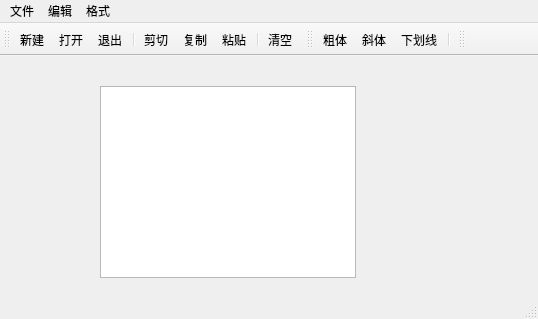
<?xml version="1.0" encoding="UTF-8"?>
<ui version="4.0">
 <class>ComplexUIWindClass</class>
 <widget class="QMainWindow" name="ComplexUIWindClass">
  <property name="geometry">
   <rect>
    <x>0</x>
    <y>0</y>
    <width>538</width>
    <height>319</height>
   </rect>
  </property>
  <property name="windowTitle">
   <string>ComplexUIWind</string>
  </property>
  <property name="windowIcon">
   <iconset resource="ComplexUIWind.qrc">
    <normaloff>:/ComplexUIWind/Resources/MSN.ICO</normaloff>:/ComplexUIWind/Resources/MSN.ICO</iconset>
  </property>
  <widget class="QWidget" name="centralWidget">
   <widget class="QTextEdit" name="txtEdit">
    <property name="geometry">
     <rect>
      <x>100</x>
      <y>30</y>
      <width>256</width>
      <height>192</height>
     </rect>
    </property>
   </widget>
  </widget>
  <widget class="QMenuBar" name="menuBar">
   <property name="geometry">
    <rect>
     <x>0</x>
     <y>0</y>
     <width>538</width>
     <height>23</height>
    </rect>
   </property>
   <widget class="QMenu" name="menu">
    <property name="title">
     <string>文件</string>
    </property>
    <addaction name="actionNew"/>
    <addaction name="actionOpen"/>
    <addaction name="separator"/>
    <addaction name="actionClose"/>
   </widget>
   <widget class="QMenu" name="menu_2">
    <property name="title">
     <string>编辑</string>
    </property>
    <addaction name="actionCut"/>
    <addaction name="actionCopy"/>
    <addaction name="actionPaste"/>
    <addaction name="separator"/>
    <addaction name="actionClear"/>
   </widget>
   <widget class="QMenu" name="menu_3">
    <property name="title">
     <string>格式</string>
    </property>
    <addaction name="actionBold"/>
    <addaction name="actionItalic"/>
    <addaction name="actionUnder"/>
    <addaction name="separator"/>
    <addaction name="actionShowTool"/>
   </widget>
   <addaction name="menu"/>
   <addaction name="menu_2"/>
   <addaction name="menu_3"/>
  </widget>
  <widget class="QToolBar" name="mainToolBar">
   <attribute name="toolBarArea">
    <enum>TopToolBarArea</enum>
   </attribute>
   <attribute name="toolBarBreak">
    <bool>false</bool>
   </attribute>
   <addaction name="actionNew"/>
   <addaction name="actionOpen"/>
   <addaction name="actionClose"/>
   <addaction name="separator"/>
   <addaction name="actionCut"/>
   <addaction name="actionCopy"/>
   <addaction name="actionPaste"/>
   <addaction name="separator"/>
   <addaction name="actionClear"/>
  </widget>
  <widget class="QStatusBar" name="statusBar"/>
  <widget class="QToolBar" name="toolBar">
   <property name="windowTitle">
    <string>toolBar</string>
   </property>
   <attribute name="toolBarArea">
    <enum>TopToolBarArea</enum>
   </attribute>
   <attribute name="toolBarBreak">
    <bool>false</bool>
   </attribute>
   <addaction name="actionBold"/>
   <addaction name="actionItalic"/>
   <addaction name="actionUnder"/>
   <addaction name="separator"/>
  </widget>
  <widget class="QToolBar" name="tbCreate">
   <property name="windowTitle">
    <string>toolBar_2</string>
   </property>
   <attribute name="toolBarArea">
    <enum>TopToolBarArea</enum>
   </attribute>
   <attribute name="toolBarBreak">
    <bool>false</bool>
   </attribute>
  </widget>
  <action name="actionNew">
   <property name="icon">
    <iconset resource="ComplexUIWind.qrc">
     <normaloff>:/ComplexUIWind/Resources/FOLDER.ICO</normaloff>:/ComplexUIWind/Resources/FOLDER.ICO</iconset>
   </property>
   <property name="text">
    <string>新建...</string>
   </property>
   <property name="toolTip">
    <string>新建文件</string>
   </property>
   <property name="shortcut">
    <string>Ctrl+N</string>
   </property>
  </action>
  <action name="actionOpen">
   <property name="icon">
    <iconset resource="ComplexUIWind.qrc">
     <normaloff>:/ComplexUIWind/Resources/MYSL.ICO</normaloff>:/ComplexUIWind/Resources/MYSL.ICO</iconset>
   </property>
   <property name="text">
    <string>打开...</string>
   </property>
   <property name="toolTip">
    <string>打开文件</string>
   </property>
   <property name="shortcut">
    <string>Ctrl+O</string>
   </property>
  </action>
  <action name="actionClose">
   <property name="icon">
    <iconset resource="ComplexUIWind.qrc">
     <normaloff>:/ComplexUIWind/Resources/OOFL.ICO</normaloff>:/ComplexUIWind/Resources/OOFL.ICO</iconset>
   </property>
   <property name="text">
    <string>退出</string>
   </property>
   <property name="toolTip">
    <string>退出程序</string>
   </property>
   <property name="shortcut">
    <string>Ctrl+Q</string>
   </property>
  </action>
  <action name="actionCut">
   <property name="icon">
    <iconset resource="ComplexUIWind.qrc">
     <normaloff>:/ComplexUIWind/Resources/CNFNOT.ICO</normaloff>:/ComplexUIWind/Resources/CNFNOT.ICO</iconset>
   </property>
   <property name="text">
    <string>剪切</string>
   </property>
   <property name="toolTip">
    <string>剪切文本</string>
   </property>
   <property name="shortcut">
    <string>Ctrl+X</string>
   </property>
  </action>
  <action name="actionCopy">
   <property name="icon">
    <iconset resource="ComplexUIWind.qrc">
     <normaloff>:/ComplexUIWind/Resources/DISTLSTL.ICO</normaloff>:/ComplexUIWind/Resources/DISTLSTL.ICO</iconset>
   </property>
   <property name="text">
    <string>复制</string>
   </property>
   <property name="toolTip">
    <string>复制文本</string>
   </property>
   <property name="shortcut">
    <string>Ctrl+C</string>
   </property>
  </action>
  <action name="actionPaste">
   <property name="icon">
    <iconset resource="ComplexUIWind.qrc">
     <normaloff>:/ComplexUIWind/Resources/EXITEML.ICO</normaloff>:/ComplexUIWind/Resources/EXITEML.ICO</iconset>
   </property>
   <property name="text">
    <string>粘贴</string>
   </property>
   <property name="toolTip">
    <string>粘贴文本</string>
   </property>
   <property name="shortcut">
    <string>Ctrl+V</string>
   </property>
  </action>
  <action name="actionClear">
   <property name="icon">
    <iconset resource="ComplexUIWind.qrc">
     <normaloff>:/ComplexUIWind/Resources/POSTITL.ICO</normaloff>:/ComplexUIWind/Resources/POSTITL.ICO</iconset>
   </property>
   <property name="text">
    <string>清空</string>
   </property>
   <property name="toolTip">
    <string>清空文本</string>
   </property>
   <property name="shortcut">
    <string>Ctrl+L</string>
   </property>
  </action>
  <action name="actionBold">
   <property name="checkable">
    <bool>true</bool>
   </property>
   <property name="icon">
    <iconset resource="ComplexUIWind.qrc">
     <normaloff>:/ComplexUIWind/Resources/APPTL.ICO</normaloff>:/ComplexUIWind/Resources/APPTL.ICO</iconset>
   </property>
   <property name="text">
    <string>粗体</string>
   </property>
   <property name="toolTip">
    <string>粗体</string>
   </property>
  </action>
  <action name="actionItalic">
   <property name="checkable">
    <bool>true</bool>
   </property>
   <property name="icon">
    <iconset resource="ComplexUIWind.qrc">
     <normaloff>:/ComplexUIWind/Resources/CONTACTL.ICO</normaloff>:/ComplexUIWind/Resources/CONTACTL.ICO</iconset>
   </property>
   <property name="text">
    <string>斜体</string>
   </property>
   <property name="toolTip">
    <string>斜体</string>
   </property>
  </action>
  <action name="actionUnder">
   <property name="checkable">
    <bool>true</bool>
   </property>
   <property name="icon">
    <iconset resource="ComplexUIWind.qrc">
     <normaloff>:/ComplexUIWind/Resources/EXITEML.ICO</normaloff>:/ComplexUIWind/Resources/EXITEML.ICO</iconset>
   </property>
   <property name="text">
    <string>下划线</string>
   </property>
   <property name="toolTip">
    <string>下划线</string>
   </property>
  </action>
  <action name="actionShowTool">
   <property name="icon">
    <iconset resource="ComplexUIWind.qrc">
     <normaloff>:/ComplexUIWind/Resources/MSN.ICO</normaloff>:/ComplexUIWind/Resources/MSN.ICO</iconset>
   </property>
   <property name="text">
    <string>显示工具栏文字标签</string>
   </property>
  </action>
 </widget>
 <layoutdefault spacing="6" margin="11"/>
 <resources>
  <include location="ComplexUIWind.qrc"/>
 </resources>
 <connections>
  <connection>
   <sender>actionCut</sender>
   <signal>triggered()</signal>
   <receiver>txtEdit</receiver>
   <slot>cut()</slot>
   <hints>
    <hint type="sourcelabel">
     <x>-1</x>
     <y>-1</y>
    </hint>
    <hint type="destinationlabel">
     <x>227</x>
     <y>176</y>
    </hint>
   </hints>
  </connection>
  <connection>
   <sender>actionCopy</sender>
   <signal>triggered()</signal>
   <receiver>txtEdit</receiver>
   <slot>copy()</slot>
   <hints>
    <hint type="sourcelabel">
     <x>-1</x>
     <y>-1</y>
    </hint>
    <hint type="destinationlabel">
     <x>227</x>
     <y>176</y>
    </hint>
   </hints>
  </connection>
  <connection>
   <sender>actionPaste</sender>
   <signal>triggered()</signal>
   <receiver>txtEdit</receiver>
   <slot>paste()</slot>
   <hints>
    <hint type="sourcelabel">
     <x>-1</x>
     <y>-1</y>
    </hint>
    <hint type="destinationlabel">
     <x>227</x>
     <y>176</y>
    </hint>
   </hints>
  </connection>
  <connection>
   <sender>actionClose</sender>
   <signal>triggered()</signal>
   <receiver>ComplexUIWindClass</receiver>
   <slot>close()</slot>
   <hints>
    <hint type="sourcelabel">
     <x>-1</x>
     <y>-1</y>
    </hint>
    <hint type="destinationlabel">
     <x>272</x>
     <y>163</y>
    </hint>
   </hints>
  </connection>
  <connection>
   <sender>actionClear</sender>
   <signal>triggered()</signal>
   <receiver>txtEdit</receiver>
   <slot>clear()</slot>
   <hints>
    <hint type="sourcelabel">
     <x>-1</x>
     <y>-1</y>
    </hint>
    <hint type="destinationlabel">
     <x>227</x>
     <y>176</y>
    </hint>
   </hints>
  </connection>
  <connection>
   <sender>txtEdit</sender>
   <signal>copyAvailable(bool)</signal>
   <receiver>ComplexUIWindClass</receiver>
   <slot>on_txtEdit_copyAvailable(bool)</slot>
   <hints>
    <hint type="sourcelabel">
     <x>280</x>
     <y>179</y>
    </hint>
    <hint type="destinationlabel">
     <x>389</x>
     <y>189</y>
    </hint>
   </hints>
  </connection>
  <connection>
   <sender>txtEdit</sender>
   <signal>selectionChanged()</signal>
   <receiver>ComplexUIWindClass</receiver>
   <slot>on_txtEdit_selectionChanged()</slot>
   <hints>
    <hint type="sourcelabel">
     <x>280</x>
     <y>231</y>
    </hint>
    <hint type="destinationlabel">
     <x>389</x>
     <y>236</y>
    </hint>
   </hints>
  </connection>
 </connections>
 <slots>
  <slot>on_txtEdit_copyAvailable(bool)</slot>
  <slot>on_txtEdit_selectionChanged()</slot>
 </slots>
</ui>
